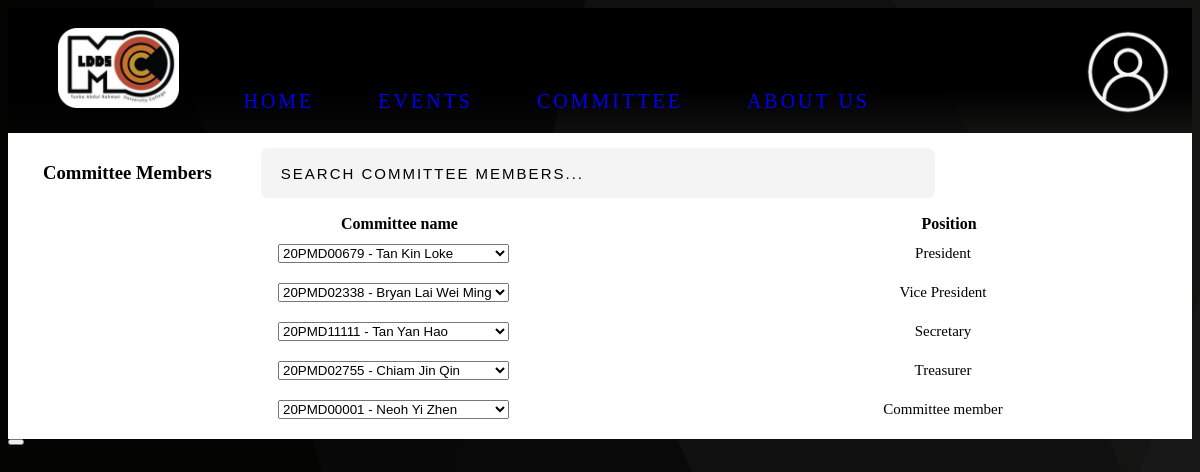
/admin_committee/index.php, run on the app's committed database.
### tables this page shows
CREATE TABLE `committee` (
  `id` int(11) NOT NULL,
  `student_id` varchar(10) NOT NULL,
  `position` varchar(20) NOT NULL
);

CREATE TABLE `member` (
  `name` varchar(30) NOT NULL,
  `img_path` varchar(30) DEFAULT 'default.png',
  `student_id` varchar(10) NOT NULL,
  `password` varchar(65) NOT NULL,
  `ic_no` varchar(15) NOT NULL,
  `email` varchar(50) NOT NULL,
  `phone_no` varchar(12) NOT NULL,
  `faculty` varchar(5) NOT NULL,
  `course_code` varchar(3) NOT NULL,
  `permission_level` int(10) NOT NULL DEFAULT 0
);

### admin_committee/index.php (the view, shortened to what this page needs)
<?php
require_once('../banner.php');
?>
<!DOCTYPE html>
<html lang="en">
<head>
    <link rel="stylesheet" href="https://code.getmdl.io/1.3.0/material.grey-orange.min.css" />
    <link rel="stylesheet" href="/wst-ldds/style/main.css">
    <link rel="stylesheet" href="/wst-ldds/style/edit_comm.css">
    </head>
        <body class="hidden-scrollbar">
            <div class="comm_container" id="comm_container">
                <div class="head_of_table">
                <h3 class="head_one" >Committee Members</h3>
                <input type="text" class="searchbar" id="searchbar" placeholder="Search Committee members..." oninput="search(this)">
            </div>
                <table class="list" id = "comm_list">
                <thead>
                    <th>Committee name  </th>
                    <th>Position </th>
                </thead>
            <tbody>
                <?php
                    require_once("../config/conn.php");
                    $query = $conn->prepare("SELECT * FROM committee;");
                    $query->execute();
                    $result = $query->get_result();
                    while($row = $result->fetch_assoc()) {
                        $memberQuery = $conn->prepare("SELECT * FROM member;");
                        $memberQuery->execute();
                        $memberResult = $memberQuery->get_result();
                        echo '
                        <tr class="color_edit">
                            <td><select onchange="update(this)">';
                        while ($memberRow = $memberResult -> fetch_assoc()) {
                            echo '<option value="'.$memberRow['student_id'].'"'.(($memberRow['student_id'] == $row['student_id']) ? 'selected': '').'>'.$memberRow['student_id'].' - '.$memberRow['name'].'</option>';
                        }
                        echo '</select></input>
                            </td>
                            <td>'.$row['position'].'</td>
                        </tr>';
                    }
                ?>
            </tbody>
            </table>
            </div>
            <div id="snackbar" class="mdl-js-snackbar mdl-snackbar">
                <button class="mdl-snackbar__action" type="button"></button>
            </div>
        </body>
    </html>

### banner.php (shortened to what this page needs)
<html>
    <head>
        <link rel="stylesheet" href="/wst-ldds/style/banner.css">
    </head>
    <body>
        <div class="banner" id="banner">
            <img class="logo "src="/wst-ldds/style/images/ldds-logo.png" alt="logo" />
            <a class="navbar" href="/wst-ldds/">Home</a>
            <a class="navbar" href="/wst-ldds/events/">Events</a>
            <a class="navbar" href="/wst-ldds/committee/">Committee</a>
            <a class="navbar" href="/wst-ldds/about-us/">About Us</a>
            <div class="dropdown">
                <img class="user-icon" src="/wst-ldds/profile/images/<?php echo isset($_SESSION['img_path']) ? $_SESSION['img_path'] : 'default.png';?>" alt="user" />
            </div>
        </div>
    </body>
</html>

### style/banner.css (style rules this page uses)
.banner { padding: 20px; background-image: linear-gradient(to bottom, black 65%, rgba(0, 0, 0, 0)); }
.banner .logo { height: 80px; padding: 0 30px; }
.banner .navbar { padding: 10px 30px; border-radius: 12px; font-size: 20px; text-transform: uppercase; text-decoration: none; letter-spacing: 3px; transition: background-color 0.5s; }
.dropdown { position: relative; float: right; z-index: 2; }
.dropdown .user-icon { vertical-align: middle; height: 5.5rem; width: 5.5rem; object-fit: cover; cursor: pointer; border-radius: 50%; }

### style/main.css (style rules this page uses)
body { background: url('./images/bg.svg') fixed; background-size: cover; overflow-x: hidden; overflow-y: overlay; }

### style/edit_comm.css (style rules this page uses)
body { background-image: url('./images/bg.svg'); background-size: cover; }
.comm_container { background-color: white; padding: 0 50px 0 35px; align-content: center; }
.head_of_table { color: black; }
.head_of_table > h3 { margin: 20px 45px 20px 0; display: inline-block; }
.head_of_table .searchbar { margin-top: 15px; width: 674px; height: 50px; background-color: rgba(201,201,201,0.2); border: none; padding-left: 20px; display: inline-block; border-radius: 7px; font-size: 15px; letter-spacing: 2px; text-transform: uppercase; }
.head_of_table .searchbar::placeholder { color: black; }
.list { box-sizing: border-box; color: black; border-collapse: collapse; margin: 10px 0; text-align: center; margin-left: auto; margin-right: auto; width: 100%; }
.list td { padding: 10px 12px 10px 0; font-size: 15px; text-align: center; }
.list th { color: black; font-weight: bold; background-color: #fff; text-align: center; }

### data on the page
committee: student.student_id "20PMD00679 - Tan Kin Loke", position "President"
committee: student.student_id "20PMD02338 - Bryan Lai Wei Ming", position "Vice President"
committee: student.student_id "20PMD11111 - Tan Yan Hao", position "Secretary"
committee: student.student_id "20PMD02755 - Chiam Jin Qin", position "Treasurer"
committee: student.student_id "20PMD00001 - Neoh Yi Zhen", position "Committee member"
